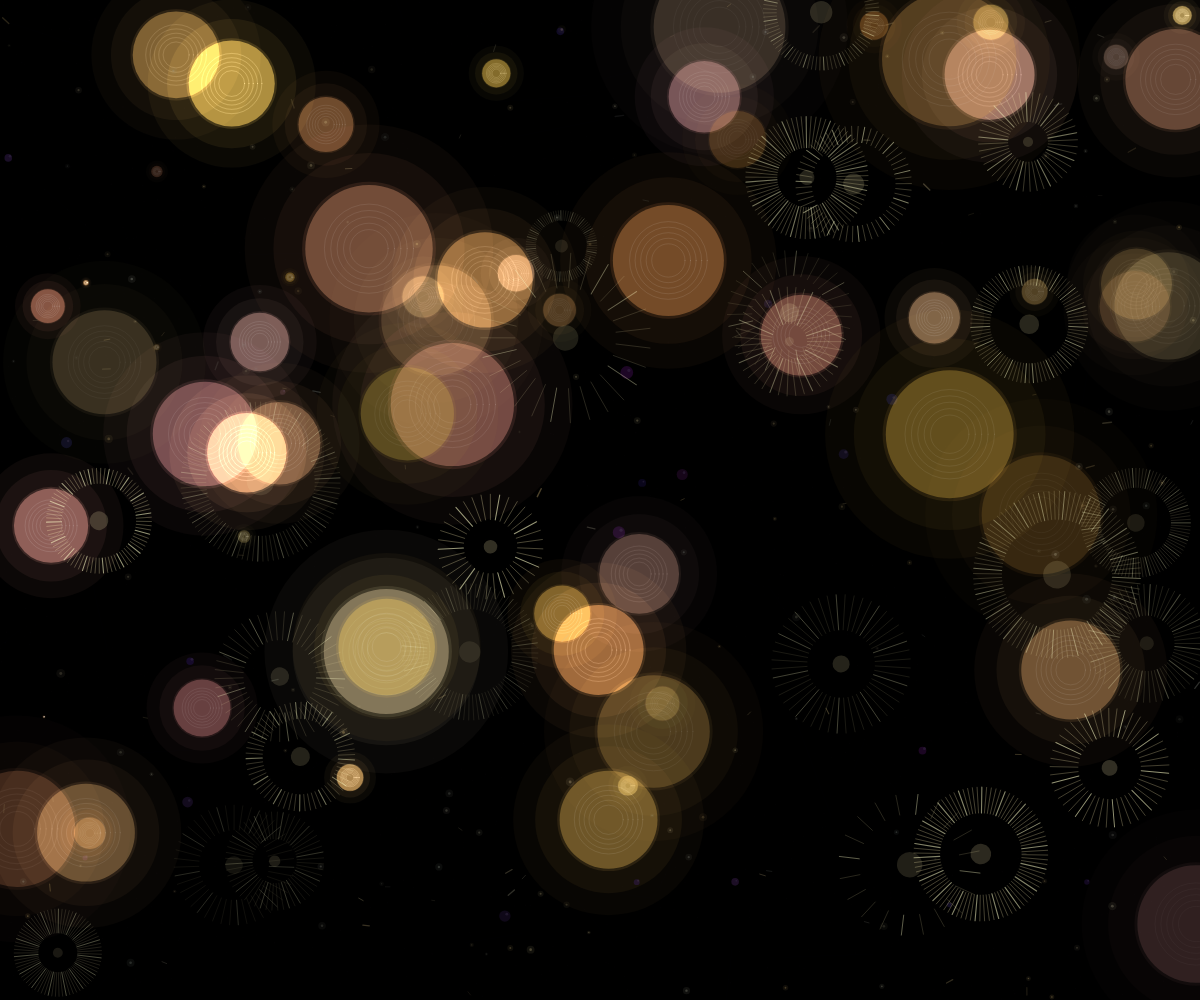
Frame 1 (no input)
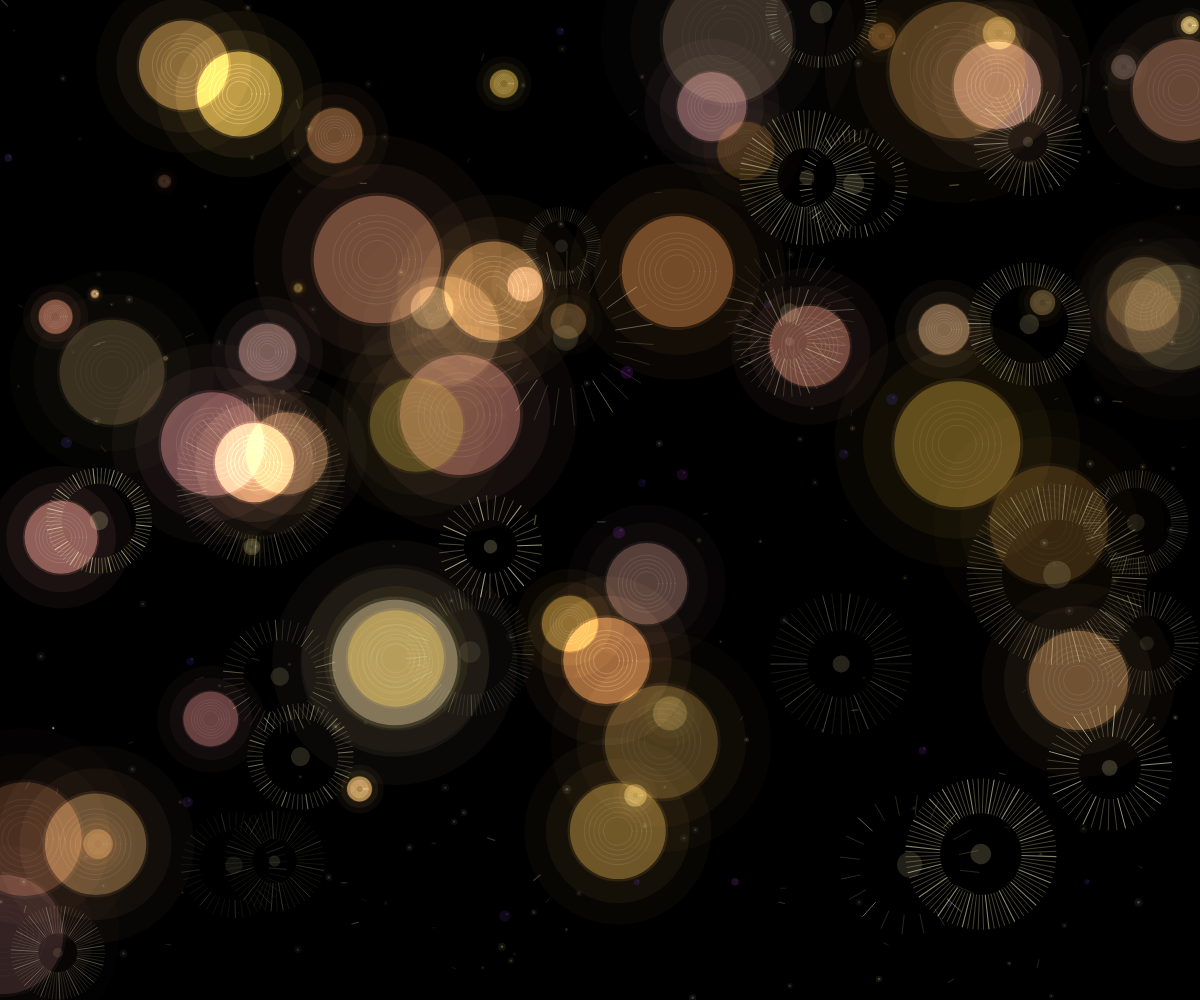
Frame 60 (no input)
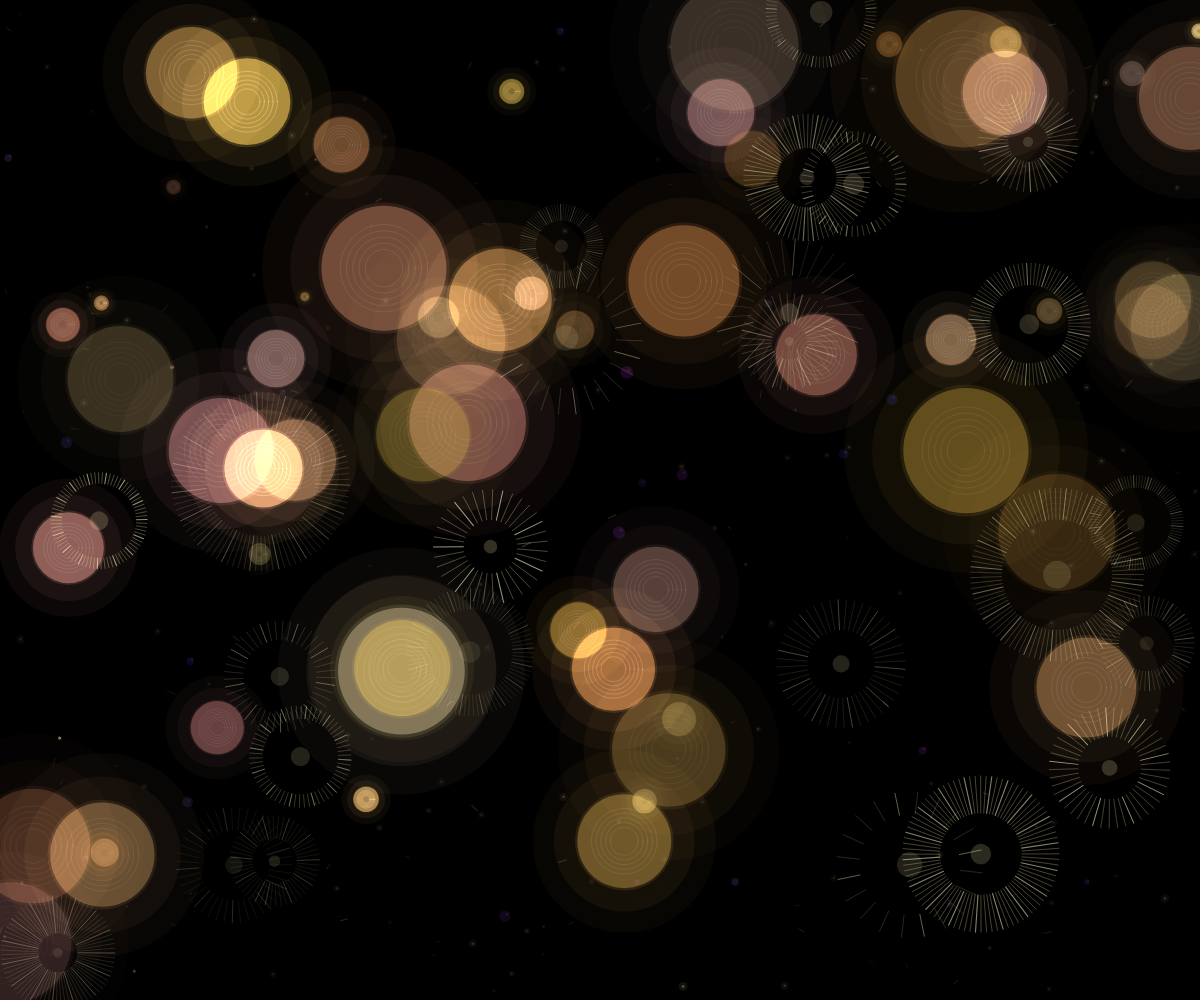
Frame 120 (the mouse pressed at the canvas centre since frame 60)

The p5.js sketch that drew these frames (run headless with seeded random() and noise() and a simulated clock; from frame 60 on, the mouse is pressed at the canvas centre):

// p5.js sketch
// ── sketch.js
/**
 * Generative Life Artwork - Scales with window size
 * 
 * This artwork simulates the metaphorical passage of life using four key visual components:
 * - NoiseBlob: Floating fog-like glowing masses representing the flow of time and breath.
 * - Radiant: Rotating energy rays symbolizing vitality or moments of clarity.
 * - Hole: Black voids that suggest memory loss, absence, or emotional gaps.
 * - Spark: Flickering particles that drift and vanish, symbolizing fleeting memories or events.
 * 
 * All components are animated independently using Perlin noise, sine waves, and random behavior.
 * The sketch is responsive and adapts to any browser window size using normalized coordinates.
 *
 * Each class stores normalized coordinates (0.0 - 1.0) for scale-safe layout,
 * and then calculates its pixel positions based on the canvas dimensions.
 */

let blobs = [], radiants = [], holes = [], sparks = [];
let bgTexture; // Off-screen buffer for persistent background grain and line texture

function setup() {
  /**
   * Step 1: Setup and Initialization
   * - Create a canvas that fills the window.
   * - Initialize an off-screen graphics buffer.
   * - Generate the four types of visual components.
   */
  createCanvas(windowWidth, windowHeight);
  background(0); // Ensure clean black background
  noStroke();     // Disable outlines globally for cleaner visuals

  bgTexture = createGraphics(width, height); // Create off-screen texture layer
  createTexture(bgTexture);                 // Populate buffer with grain and line texture

  // Instantiate all elements with randomized positions
  for (let i = 0; i < 60; i++) blobs.push(new NoiseBlob());
  for (let i = 0; i < 25; i++) radiants.push(new Radiant());
  for (let i = 0; i < 20; i++) holes.push(new Hole());
  for (let i = 0; i < 200; i++) sparks.push(new Spark());
}

function draw() {
  /**
   * Step-by-step rendering pipeline
   * - Static background texture
   * - Semi-transparent overlay for motion trails
   * - Depth-ordered rendering of animated elements
   */

  // Step 1: Draw the pre-generated background texture
  image(bgTexture, 0, 0);

  // Step 2: Overlay a low-opacity black rectangle to create ghosting/motion blur
  fill(0, 25);
  rect(0, 0, width, height);

  // Step 3: Render 'Hole' elements — these black voids stay mostly static
  for (let h of holes) h.show();

  // Step 4: Animate and render 'NoiseBlob' — soft glowing blobs
  for (let b of blobs) {
    b.update();
    b.show();
  }

  // Step 5: Animate and render 'Radiant' — rotating spiky light bursts
  for (let r of radiants) {
    r.update();
    r.show();
  }

  // Step 6: Animate and render 'Spark' — glowing drifting particles
  for (let s of sparks) {
    s.update();
    s.show();
  }
}

function windowResized() {
  /**
   * Ensures that all components properly scale and reposition when the window changes size.
   */
  resizeCanvas(windowWidth, windowHeight);
  bgTexture = createGraphics(width, height);
  createTexture(bgTexture);

  // Recalculate element positions and sizes using stored normalized coordinates
  for (let b of blobs) {
    b.x = b.normX * width;
    b.y = b.normY * height;
    b.rBase *= min(width, height) / 900;
  }
  for (let r of radiants) {
    r.x = r.normX * width;
    r.y = r.normY * height;
    r.r *= min(width, height) / 900;
    r.lineLength *= min(width, height) / 900;
  }
  for (let h of holes) {
    h.x = h.normX * width;
    h.y = h.normY * height;
    h.r *= min(width, height) / 900;
    h.innerR *= min(width, height) / 900;
  }
  for (let s of sparks) {
    s.x = s.normX * width;
    s.y = s.normY * height;
  }
}

function createTexture(g) {
  /**
   * Create static background texture:
   * - Random dots for noise
   * - Soft diagonal lines for depth
   */
  g.background(0);
  g.noStroke();

  // Grainy particles
  for (let i = 0; i < 10000; i++) {
    let x = random(width);
    let y = random(height);
    let s = random(0.5, 2);
    let a = random(5, 15);
    g.fill(30, 20, 40, a); // Dim purple-colored dots
    g.ellipse(x, y, s);
  }

  // Subtle scratch lines for visual layering
  g.stroke(40, 30, 50, 10);
  for (let i = 0; i < 50; i++) {
    let x1 = random(width);
    let y1 = random(height);
    let x2 = x1 + random(-100, 100);
    let y2 = y1 + random(-100, 100);
    g.line(x1, y1, x2, y2);
  }
}

// The classes below represent the core metaphoric visual components.
// Each uses independent behavior and styling logic.

// NoiseBlob: Glowing fog-like entity animated with Perlin noise and pulsing size
class NoiseBlob {
  constructor() {
    /**
     * Initialize position, size, and appearance for the blob.
     * Each blob has a unique position, oscillation phase, and color.
     */
    this.normX = random();
    this.normY = random();
    this.x = this.normX * width;
    this.y = this.normY * height;
    this.rBase = random(0, 120) * (min(width, height)/900); // base radius
    this.alpha = random(30, 120);
    this.phase = random(TWO_PI);
    this.speed = random(0.003, 0.01);
    /**
     * Blob color is warm and soft, with slight variations.
     */
    this.c = color(255 + random(-30, 0), 180 + random(-30, 30), 120 + random(-50, 50), this.alpha);
    this.depth = random(1);
    this.noiseScale = random(0.005, 0.02);
  }

  update() {
    /**
     * Update the blob's radius based on sinusoidal phase.
     * Also use Perlin noise for drifting movement.
     */
    this.phase += this.speed;
    this.r = this.rBase + sin(this.phase) * (15 * this.depth);
    this.x += map(noise(frameCount * this.noiseScale, 0), -1, 1, -0.3, 0.3);
    this.y += map(noise(0, frameCount * this.noiseScale), -1, 1, -0.3, 0.3);
    if (this.x < 0) this.x = width;
    if (this.x > width) this.x = 0;
    if (this.y < 0) this.y = height;
    if (this.y > height) this.y = 0;
  }

  show() {
    /**
     * Render the core and glow layers of the blob.
     * Uses multiple ellipses and light blending for glow effect.
     */
    push();
    translate(this.x, this.y);
    if (this.depth > 0.7) drawingContext.globalCompositeOperation = 'lighter';
    fill(this.c);
    ellipse(0, 0, this.r);

    // Outer glow rings
    let glowSize = this.r * 1.5;
    for (let i = 0; i < 3; i++) {
      fill(red(this.c), green(this.c), blue(this.c), this.alpha * 0.3 / (i + 1));
      ellipse(0, 0, glowSize * (0.7 + i * 0.3));
    }

    // Ripple-like stroke details
    noFill();
    stroke(255, this.alpha * 0.5);
    strokeWeight(0.5);
    for (let i = 0; i < 5; i++) {
      ellipse(0, 0, this.r * (0.3 + i * 0.1));
    }
    pop();
  }
}

// Radiant: Rotating rays to symbolize pulsing life energy
class Radiant {
  /**
   * Each radiant has a center, rotation, and pulsing rays.
   */
  constructor() {
    this.normX = random();
    this.normY = random();
    this.x = this.normX * width;
    this.y = this.normY * height;
    this.r = random(15, 50) * (min(width, height)/900);
    this.n = int(random(20, 100)); // number of rays
    this.alpha = random(40, 120);
    this.angle = random(TWO_PI);
    this.rotSpeed = random(0.001, 0.02);
    this.lineLength = random(15, 40);
    this.depth = random(1);
    this.pulseSpeed = random(0.01, 0.03);
    this.pulsePhase = random(TWO_PI);
  }

  update() {
    /**
     * Advance rotation and update ray pulsing size.
     */
    this.angle += this.rotSpeed * map(this.depth, 0, 1, 0.8, 1.2);
    this.pulsePhase += this.pulseSpeed;
    this.currentLength = this.lineLength * (0.8 + sin(this.pulsePhase) * 0.2);
  }

  show() {
    /**
     * Draw the rotating rays outward from center.
     * Every 5th ray is brighter and thicker for contrast.
     */
    push();
    translate(this.x, this.y);
    rotate(this.angle);
    let strokeAlpha = this.alpha * map(this.depth, 0, 1, 0.7, 1);

    for (let i = 0; i < this.n; i++) {
      let a = TWO_PI * i / this.n;
      let x1 = cos(a) * this.r;
      let y1 = sin(a) * this.r;
      let x2 = cos(a) * (this.r + this.currentLength);
      let y2 = sin(a) * (this.r + this.currentLength);

      if (i % 5 === 0) {
        stroke(255, 255, 200, strokeAlpha * 1.5);
        strokeWeight(map(this.depth, 0, 1, 0.5, 1.2));
      } else {
        stroke(255, 240, 180, strokeAlpha);
        strokeWeight(map(this.depth, 0, 1, 0.3, 0.8));
      }
      line(x1, y1, x2, y2);
    }

    // Draw central glow core
    fill(255, 240, 180, strokeAlpha * 0.5);
    noStroke();
    ellipse(0, 0, this.r * 0.5);
    pop();
  }
}

// Hole: Symbolic voids to suggest loss or emptiness
class Hole {
  constructor() {
    /**
     * Define circular hole with outer black ring and inner colored core.
     */
    this.normX = random();
    this.normY = random();
    this.x = this.normX * width;
    this.y = this.normY * height;
    this.r = random(5, 10) * (min(width, height)/900);
    this.innerR = this.r * random(0.3, 0.7);
    this.innerColor = color(20 + random(-10, 10), 10 + random(-5, 5), 30 + random(-10, 10));
  }

  show() {
    /**
     * Draw outer black circle, inner color core, and a highlight spot.
     */
    push();
    translate(this.x, this.y);
    noStroke();
    fill(0); // Outer void
    ellipse(0, 0, this.r * 2);
    fill(this.innerColor); // Core glow
    ellipse(0, 0, this.innerR * 2);
    fill(60, 50, 80, 100); // Subtle specular highlight
    ellipse(this.r * 0.2, -this.r * 0.2, this.r * 0.3);
    pop();
  }
}

// Spark: Fleeting glowing particles with fade and drift
class Spark {
  constructor() {
    /**
     * When created, immediately call reset to initialize position and attributes.
     */
    this.normX = random();
    this.normY = random();
    this.reset();
    this.type = random() > 0.7 ? "line" : "dot"; // Different style for variety
  }

  reset() {
    /**
     * Reinitialize particle when it dies or leaves the screen.
     */
    this.x = this.normX * width;
    this.y = this.normY * height;
    this.vx = random(-0.5, 0.5);
    this.vy = random(-0.5, 0.5);
    this.size = random(1, 3);
    this.baseAlpha = random(50, 150);
    this.colorVariation = random(100);
    this.life = random(100, 500);
    this.age = 0;
  }

  update() {
    /**
     * Move the particle and age it.
     * If too old or off-screen, restart it.
     */
    this.x += this.vx;
    this.y += this.vy;
    this.age++;
    if (this.age > this.life || this.x < 0 || this.x > width || this.y < 0 || this.y > height) this.reset();
  }

  show() {
    /**
     * Render the particle.
     * Either a glowing dot or a glowing line depending on type.
     */
    let alpha = this.baseAlpha * (0.5 + 0.5 * sin(this.age * 0.05));
    if (this.type === "line") {
      let angle = noise(this.x * 0.01, this.y * 0.01) * TWO_PI;
      let len = this.size * 3;
      stroke(255 - this.colorVariation, 215 - this.colorVariation * 0.5, 130 + this.colorVariation * 0.3, alpha);
      strokeWeight(this.size * 0.5);
      line(this.x, this.y, this.x + cos(angle) * len, this.y + sin(angle) * len);
    } else {
      noStroke();
      fill(255 - this.colorVariation, 215 - this.colorVariation * 0.5, 130 + this.colorVariation * 0.3, alpha);
      ellipse(this.x, this.y, this.size);
      fill(255 - this.colorVariation, 215 - this.colorVariation * 0.5, 130 + this.colorVariation * 0.3, alpha * 0.3);
      ellipse(this.x, this.y, this.size * 3);
    }
  }
}
